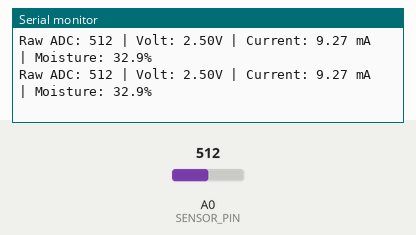
Recording of a program running on a simulated Arduino Nano, built with avr-gcc and run on an emulated ATmega328P. On the bench: the last lines printed to the serial monitor. Inputs (shaded band) come from the test bench; at power-on: A0 (SENSOR_PIN) = 512.

Above: at 1.2 s.
1.3 s: A0 (SENSOR_PIN) set to 716
At 1.33 s:
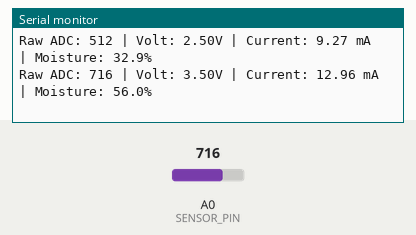
2.8 s: A0 (SENSOR_PIN) set to 900
At 2.86 s:
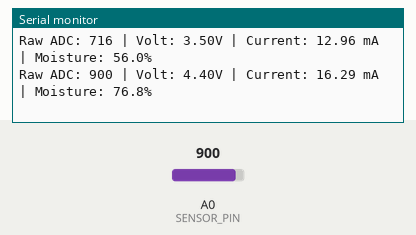
Timing chart, 0 to 5.8 s (numbered marks = the images above; inputs shaded):
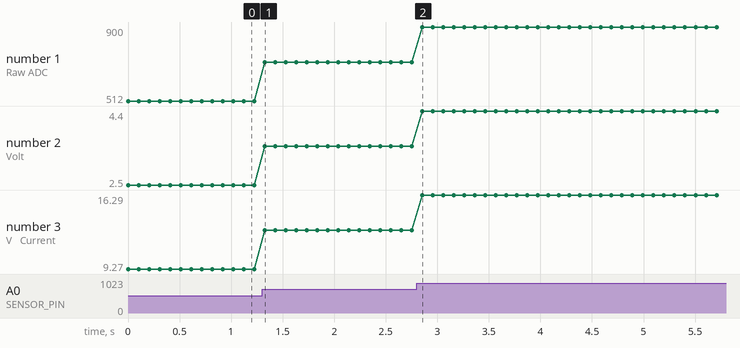

The program:

main.cpp
```cpp
#include <Arduino.h>

const int SENSOR_PIN = A0;

const float VCC = 5.0;
const int ADC_RESOLUTION = 1023;
const float RESISTOR_VAL = 270.0;

void setup() {
    Serial.begin(115200);
    pinMode(SENSOR_PIN, INPUT);
    Serial.println("RK510-01 Start");
}

void loop() {
    int adcValue = analogRead(SENSOR_PIN);
    float voltage = (adcValue / (float)ADC_RESOLUTION) * VCC;

    // Tegangan ke Arus
    float currentmA = (voltage / RESISTOR_VAL) * 1000.0;

    float soilMoisture = ((currentmA - 4.0) / (20.0 - 4.0)) * 100.0;

    // Batas
    if (soilMoisture > 100.0) soilMoisture = 100.0;
    if (soilMoisture < 0.0) soilMoisture = 0.0;

    Serial.print("Raw ADC: ");
    Serial.print(adcValue);
    Serial.print(" | Volt: ");
    Serial.print(voltage, 2);
    Serial.print("V | Current: ");
    Serial.print(currentmA, 2);
    Serial.print(" mA | Moisture: ");
    Serial.print(soilMoisture, 1);
    Serial.println("%");

    delay(100); // Sampling 10 Hz
}
```

Measured:
- after the input at 1.3 s, the serial monitor: prints a new line at once (image 1)
- after the input at 2.8 s, the serial monitor: prints a new line after 0.05 s (image 2)
- plotted number 1: 512 → 716 after the input at 1.3 s, 716 → 900 after the input at 2.8 s
- plotted number 2: 2.5 → 3.5 after the input at 1.3 s, 3.5 → 4.4 after the input at 2.8 s
- plotted number 3: 9.27 → 12.96 after the input at 1.3 s, 12.96 → 16.29 after the input at 2.8 s
